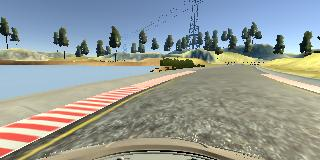
#> input picture examples/center_2019_05_11_03_46_52_120_recovery1.jpg, 320 x 160 px
$ python util_generate_images_for_writeup.py
#> lines starting #> are read from the running program, lines starting #| are printed output that depends on the picture
import matplotlib.pyplot as plt
import matplotlib.image as mpimg
import cv2

image = cv2.imread('examples/center_2019_05_11_03_46_52_120_recovery1.jpg')
#> image is the input picture: shape (160, 320, 3); mean B, G, R 150.3, 154.8, 149.1
image = cv2.flip(image,1)
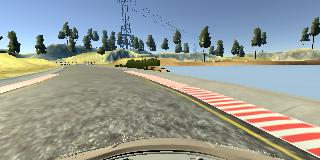
#> image: shape (160, 320, 3); mean B, G, R 150.3, 154.8, 149.1
cv2.imwrite('examples/flipped_image.jpg', image)

$ run again, with examples/center_2019_05_11_03_46_55_033_recovery2.jpg copied over examples/center_2019_05_11_03_46_52_120_recovery1.jpg
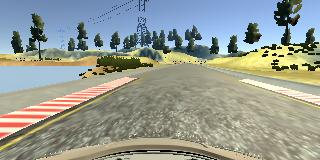
#> input picture examples/center_2019_05_11_03_46_55_033_recovery2.jpg, 320 x 160 px
#> image is the input picture: shape (160, 320, 3); mean B, G, R 147, 155.1, 149.5
#> `image = cv2.flip(image,1)`:
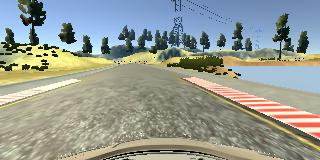
#> image: shape (160, 320, 3); mean B, G, R 147, 155.1, 149.5

$ run again, with examples/center_2019_05_11_03_46_57_147_recovery3.jpg copied over examples/center_2019_05_11_03_46_52_120_recovery1.jpg
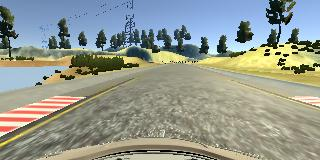
#> input picture examples/center_2019_05_11_03_46_57_147_recovery3.jpg, 320 x 160 px
#> image is the input picture: shape (160, 320, 3); mean B, G, R 142.8, 152.6, 146.9
#> `image = cv2.flip(image,1)`:
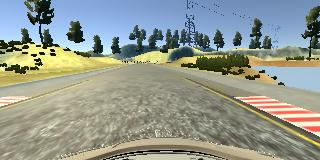
#> image: shape (160, 320, 3); mean B, G, R 142.8, 152.6, 146.9
